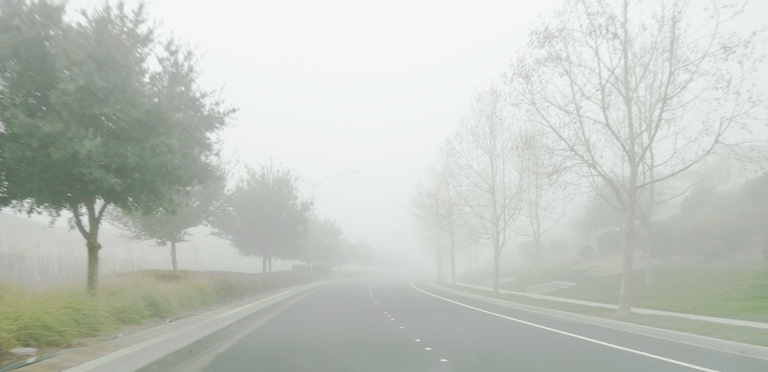
//> input picture GoruntuIslemeHafta3/yol.jpeg, 768 x 372 px
$ ./GoruntuIslemeHafta3   (built with g++ and OpenCV 4)
//> lines starting //> are read from the running program, lines starting //| are printed output that depends on the picture; after the words box and inside, x2 and y2 are one past the last pixel; in counts of white or black regions, pixels touching at a corner belong together
#include <opencv2/opencv.hpp>
#include <opencv2/core/utils/filesystem.hpp>
#include <iostream>
#include <algorithm>
#include <string>

// 25 elemani kucukten buyuge elle sirala
void sirala(int degerler[], int adet)
{
    // Ekleme siralamasi (insertion sort)
    for (int i = 1; i < adet; i++)
    {
        int mevcut = degerler[i];
        int j = i - 1;

        while (j >= 0 && degerler[j] > mevcut)
        {
            degerler[j + 1] = degerler[j];
            j--;
        }

        degerler[j + 1] = mevcut;
    }
}

// Hazir medyan filtre kullanmadan 5x5 filtre uygula
cv::Mat manuelMedyan5x5(const cv::Mat& kaynak)
{
    CV_Assert(!kaynak.empty());
    CV_Assert(kaynak.type() == CV_8UC1);

    cv::Mat sonuc(kaynak.size(), CV_8UC1);

    for (int y = 0; y < kaynak.rows; y++)
    {
        for (int x = 0; x < kaynak.cols; x++)
        {
            int degerler[25];
            int indeks = 0;

            // 5x5 komsuluktaki 25 pikseli topla
            for (int dy = -2; dy <= 2; dy++)
            {
                for (int dx = -2; dx <= 2; dx++)
                {
                    int komsuY = y + dy;
                    int komsuX = x + dx;

                    // Sinirlarda en yakin kenar pikselini kullan
                    komsuY = std::max(
                        0, std::min(komsuY, kaynak.rows - 1)
                    );

                    komsuX = std::max(
                        0, std::min(komsuX, kaynak.cols - 1)
                    );

                    degerler[indeks] =
                        kaynak.at<unsigned char>(komsuY, komsuX);

                    indeks++;
                }
            }

            sirala(degerler, 25);

            // Dizide indeksler 0'dan baslar:
            // 13. elemanin indeksi 12'dir.
            sonuc.at<unsigned char>(y, x) =
                static_cast<unsigned char>(degerler[12]);
        }
    }

    return sonuc;
}

int main()
{
    cv::Mat goruntu;

    // Salt-and-Pepper goruntusu varsa onu kullan
    cv::String gurultuluYol = "salt_pepper.png";

    if (cv::utils::fs::exists(gurultuluYol))
    {
        goruntu = cv::imread(
            gurultuluYol,
            cv::IMREAD_GRAYSCALE
        );
    }
    else
    {
        // Yoksa yol.jpeg uzerinden test goruntusu olustur
        cv::Mat orijinal =
            cv::imread("yol.jpeg", cv::IMREAD_GRAYSCALE);
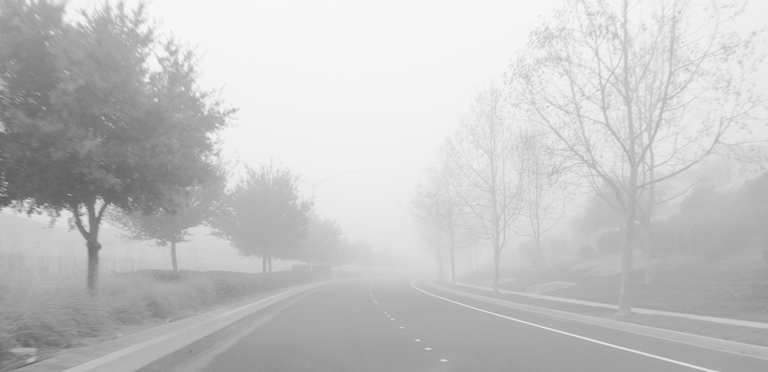
//> orijinal: 372 rows x 768 cols, CV_8UC1; min 92, max 249, mean 196

        if (orijinal.empty())
        {
            std::cerr << "yol.jpeg acilamadi.\n";
            return 1;
        }

        goruntu = orijinal.clone();

        // Sabit tohum: her calistirmada ayni gurultu
        cv::RNG rastgele(42);

        for (int y = 0; y < goruntu.rows; y++)
        {
            for (int x = 0; x < goruntu.cols; x++)
            {
                int sans = rastgele.uniform(0, 100);

                if (sans < 5)
                {
                    // %5 olasilikla siyah
                    goruntu.at<unsigned char>(y, x) = 0;
                }
                else if (sans < 10)
                {
                    // %5 olasilikla beyaz
                    goruntu.at<unsigned char>(y, x) = 255;
                }
            }
        }
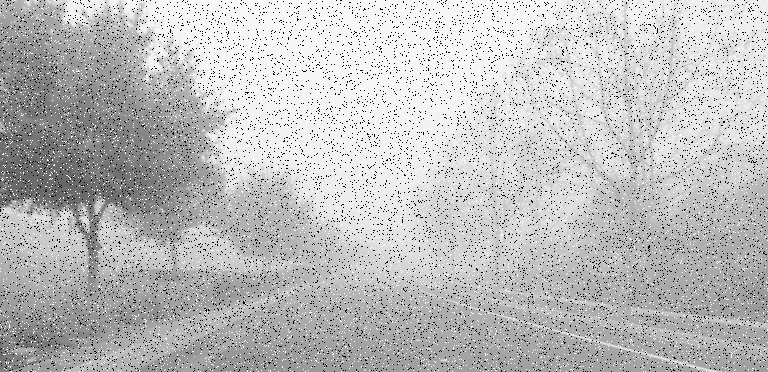
//> goruntu: 372 rows x 768 cols, CV_8UC1; 9.99% of pixels changed, all inside (x1, y1, x2, y2) = (0, 0, 768, 372)

        if (!cv::imwrite("salt_pepper.png", goruntu))
        {
            std::cerr << "Gurultulu resim kaydedilemedi.\n";
            return 1;
        }
    }

    if (goruntu.empty())
    {
        std::cerr << "Salt-and-Pepper goruntusu acilamadi.\n";
        return 1;
    }

    // 1. OpenCV'nin hazir 5x5 medyan filtresi
    cv::Mat hazirSonuc;
    cv::medianBlur(goruntu, hazirSonuc, 5);

    // 2. Kendi yazdigimiz 5x5 medyan filtresi
    cv::Mat manuelSonuc = manuelMedyan5x5(goruntu);

    // 3. Sonuclari piksel piksel karsilastir
    cv::Mat fark(goruntu.size(), CV_8UC1);

    long long farkliPiksel = 0;
    int enBuyukFark = 0;

    for (int y = 0; y < goruntu.rows; y++)
    {
        for (int x = 0; x < goruntu.cols; x++)
        {
            int hazir = hazirSonuc.at<unsigned char>(y, x);
            int manuel = manuelSonuc.at<unsigned char>(y, x);

            int pikselFarki = std::abs(hazir - manuel);

            fark.at<unsigned char>(y, x) =
                static_cast<unsigned char>(pikselFarki);

            if (pikselFarki != 0)
            {
                farkliPiksel++;
            }

            enBuyukFark = std::max(enBuyukFark, pikselFarki);
        }
    }
//> fark: 372 rows x 768 cols, CV_8UC1; every value is 0
//> after the loop, farkliPiksel = 0; enBuyukFark = 0

    std::cout << "Farkli piksel sayisi: "
        << farkliPiksel << "\n";
//| Farkli piksel sayisi: 0

    std::cout << "En buyuk piksel farki: "
        << enBuyukFark << "\n";
//| En buyuk piksel farki: 0

    // 4. Ciktilari kaydet
    bool kayit1 = cv::imwrite(
        "medyan_opencv_5x5.png", hazirSonuc
    );

    bool kayit2 = cv::imwrite(
        "medyan_manuel_5x5.png", manuelSonuc
    );

    bool kayit3 = cv::imwrite(
        "medyan_fark.png", fark
    );

    if (!kayit1 || !kayit2 || !kayit3)
    {
        std::cerr << "Ciktilar kaydedilemedi.\n";
        return 1;
    }

    // 5. Goruntuleri goster
    cv::namedWindow("Salt-and-Pepper", cv::WINDOW_NORMAL);
    cv::namedWindow("OpenCV Medyan 5x5", cv::WINDOW_NORMAL);
    cv::namedWindow("Manuel Medyan 5x5", cv::WINDOW_NORMAL);

    cv::imshow("Salt-and-Pepper", goruntu);
    cv::imshow("OpenCV Medyan 5x5", hazirSonuc);
    cv::imshow("Manuel Medyan 5x5", manuelSonuc);

    cv::waitKey(0);
    return 0;
}
